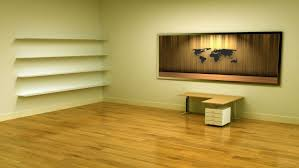
#> input picture assets/wallp.jpeg, 299 x 168 px
$ python imageblury.py   (older library calls are emulated)
#> lines starting #> are read from the running program, lines starting #| are printed output that depends on the picture; long printed decimals are rounded
import cv2

def is_image_blurry(image_path, threshold=100.0):
    # Load the image in grayscale
#> called with image_path = 'assets/wallp.jpeg', threshold = 100
    image = cv2.imread(image_path, cv2.IMREAD_GRAYSCALE)
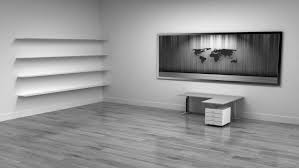
#> image: shape (168, 299); min 0, max 255, mean 150.5

    # Apply the Laplacian operator
    laplacian = cv2.Laplacian(image, cv2.CV_64F)
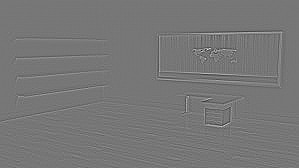
#> laplacian: shape (168, 299) float64; min -357, max 407, mean 0; drawn with min black and max white

    # Calculate the variance
    variance = laplacian.var()
#> variance = 559.1

    # Check if the variance is below the threshold
    if variance < threshold:
        return True, variance
    else:
        return False, variance

# Example usage
image_path = 'assets/wallp.jpeg'
blurry, variance = is_image_blurry(image_path)
#> blurry = False; variance = 559.1
print(f"Is the image blurry? {'Yes' if blurry else 'No'}")
#| Is the image blurry? No
print(f"Laplacian Variance: {variance}")
#| Laplacian Variance: 559.075
